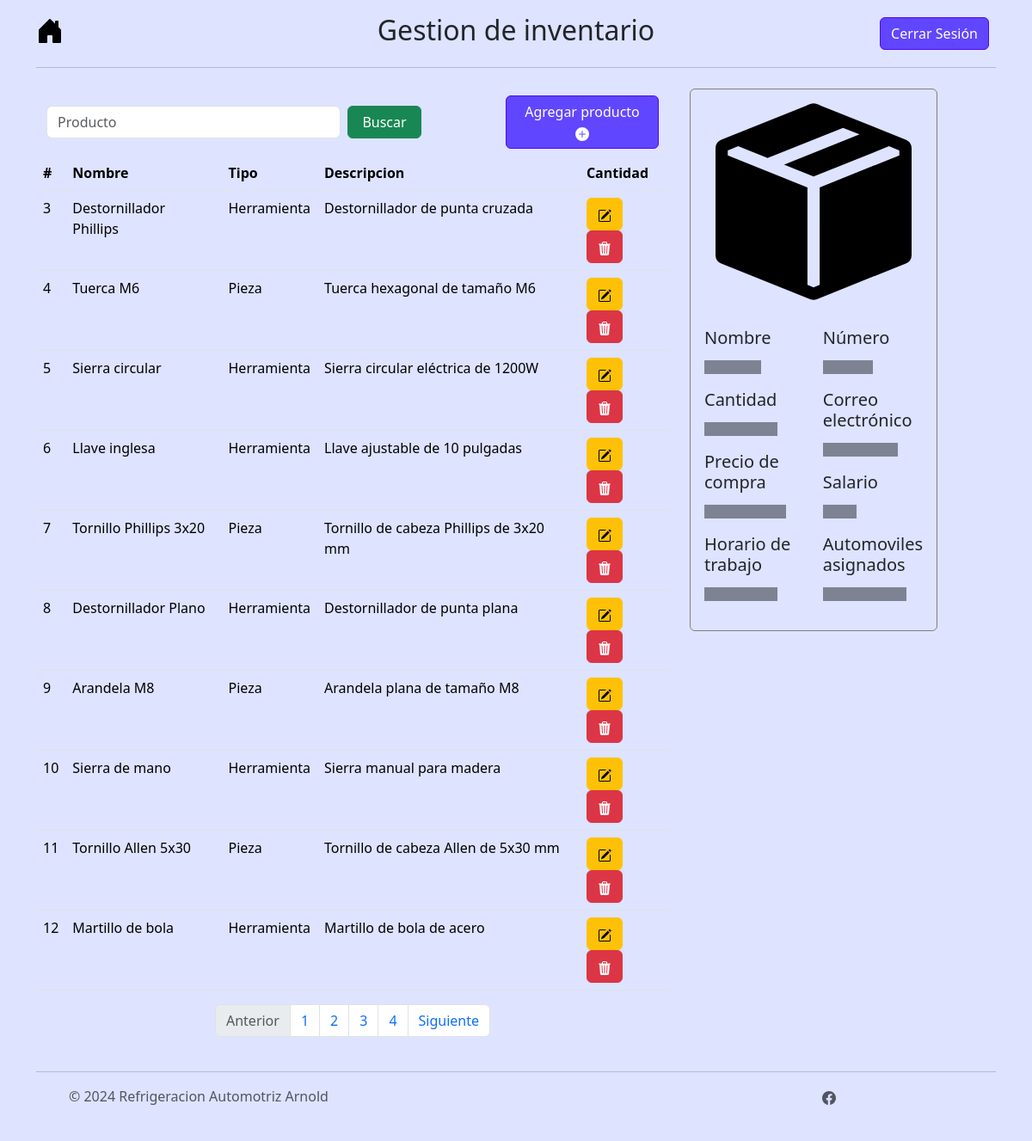
/menu/inventario/page (signed in), run on an earlier commit of the app's database.
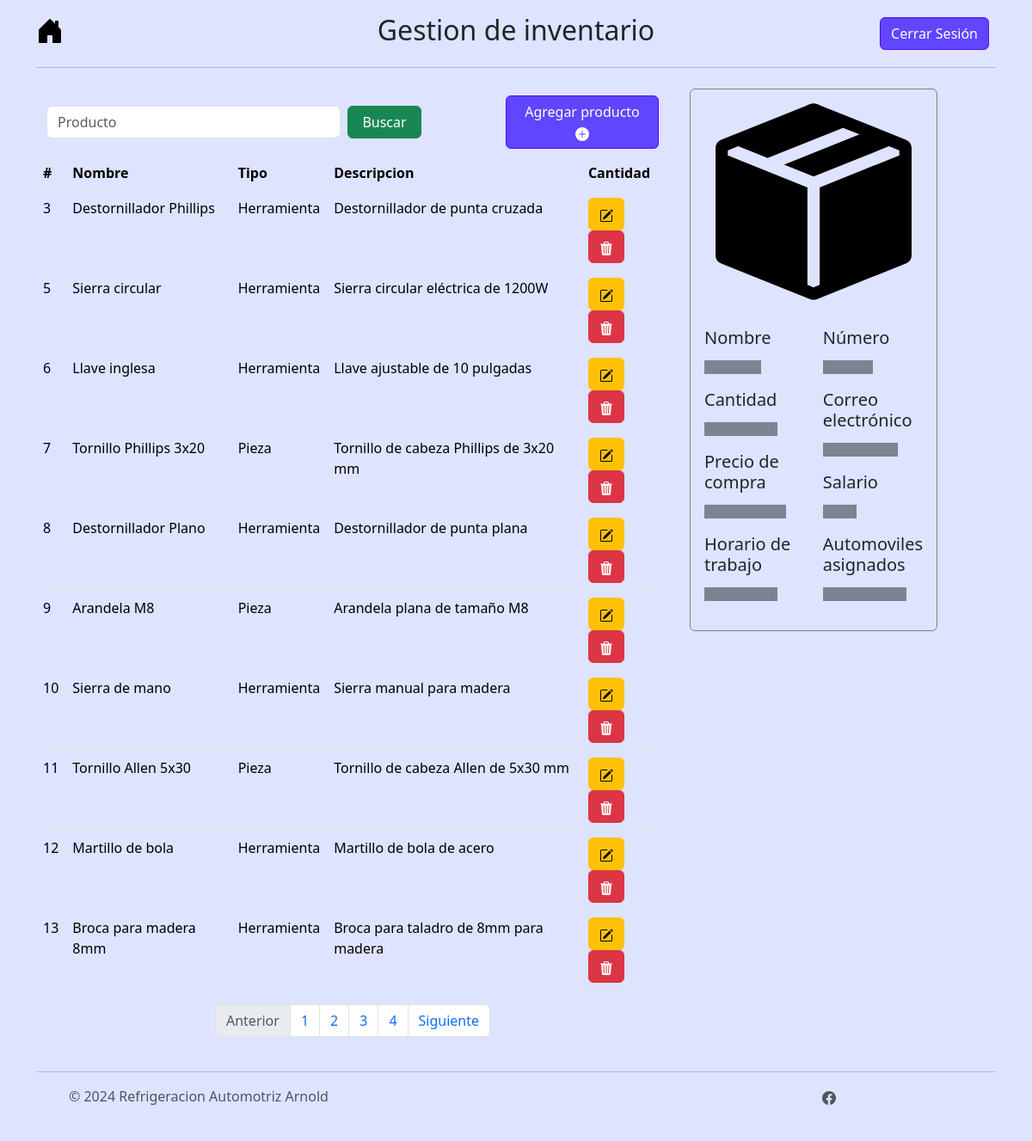
And on a later commit of the database.
### tables this page shows
CREATE TABLE inventario (id_inventario INTEGER PRIMARY KEY AUTOINCREMENT NOT NULL UNIQUE, Nombre TEXT (50) NOT NULL, Cantidad INTEGER NOT NULL, PrecioCompra NUMERIC (18, 2), Tipo TEXT CHECK (Tipo IN ('Herramienta', 'Pieza')), Activo NUMERIC DEFAULT (1) NOT NULL, Descripcion TEXT, PrecioVenta INTEGER);

### controller/inventario_controller.py (the view)
@app.route("/menu/inventario")
@app.route("/menu/inventario/page")
@app.route("/menu/inventario/page/<int:page>")
@login_required
def menu_inventario(page=1):
    rows = select_inventario_db(page)
    return render_template('menu_inventario.html', data=rows)

### controller/login_controller.py (called while the page is built)
@login_manager.user_loader
def load_user(user_id):
    return db.get_or_404(Users, user_id)

### model/inventario_model.py (called while the page is built)
def select_inventario_db(page):
    limit = 10
    start = limit * (page - 1)
    activo = 1
    try:
        with sqlite3.connect("instance/arnold_autorefrigeraciones.db") as conn:
            c = conn.cursor()
            c.execute("SELECT * FROM inventario WHERE Activo = ? LIMIT ?, ?", (activo, start, limit))
            myresult = c.fetchall()
            insertObject = []
            columnNames = [column[0] for column in c.description]
            for record in myresult:
                insertObject.append(dict(zip(columnNames, record)))
            count = contar_activos_inventario_db()
            total_pages = ceil(count / limit)
            return [insertObject, total_pages]
    except sqlite3.Error as e:
        return str(e)

### templates/menu_inventario.html (shortened to what the changed rows need)
{% extends 'base.html' %}
{% block styling %}
  {{ super() }}
  <link rel="stylesheet" href="/static/css/styles.css">
{% endblock %}
{% block nombre_menu %}Gestion de inventario{% endblock%}
{% block content %}
<div class="container parent">
  <div class="row">
    <div class="col-lg-8 col-sm-12 col-10 child">
    <div class="table-responsive bg-custom">
      <table class="table table-hover" id="tabla_inventario">
        <thead class="thead-dark">
          <tr>
            <th scope="col">#</th>
            <th scope="col">Nombre</th>
            <th scope="col">Tipo</th>
            <th scope="col">Descripcion</th>
            <th scope="col">Cantidad</th>
          </tr>
        </thead>
        <tbody>
          {% for producto in data[0] %}
            <tr>
              <td>{{producto.id_inventario}}</td>
              <td>{{producto.Nombre}}</td>
              <td>{{producto.Tipo}}</td>
              <td>{{producto.Descripcion}}</td>
              <td>
                <button type="button" class="btn btn-warning" data-bs-toggle="modal" data-bs-target="#modal_update{{producto.id_inventario}}">
                  </button>
                  <button type="button" class="btn btn-danger" data-bs-toggle="modal" data-bs-target="#modal_delete{{producto.id_inventario}}">
                  </button>
                </td>
              </tr>
            {% endfor %}
            </tbody>
          </table>
        </div>
        <nav aria-label="Page navigation example">
          <ul class="pagination justify-content-center">
            {% for i in range(data[1]) %}
              <li class="page-item"><a class="page-link" href="{{url_for('menu_inventario', page=i+1)}}">{{i+1}}</a></li>
            {% endfor %}
          </ul>
        </nav>
      </div>
  </div>
</div>
{% endblock %}

What changed in the data, as far as the page shows it:
no longer on this page (row edited): inventario: id_inventario "4", Nombre "Tuerca M6", Tipo "Pieza", Descripcion "Tuerca hexagonal de tamaño M6"
now on this page (row unchanged): inventario: id_inventario "13", Nombre "Broca para madera 8mm", Tipo "Herramienta", Descripcion "Broca para taladro de 8mm para madera"
